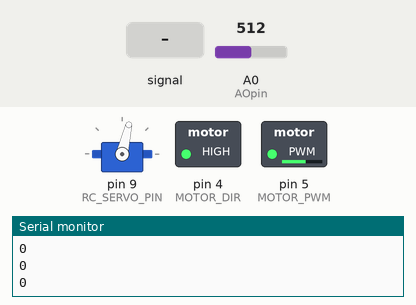
This sketch was run on a simulated Arduino Uno, built with avr-gcc and run on an emulated ATmega328P. Parts: servo, switched loads named in the sketch (green lamp = pin HIGH), the last lines printed to the serial monitor. Inputs (shaded band) come from the test bench; at power-on: A0 (AOpin) = 512. Pins used as bus, display or sensor lines are not drawn.

Above: at 1.2 s.
1.3 s: A0 (AOpin) fed a 200 Hz sine of ±81 counts around its level
At 1.37 s:
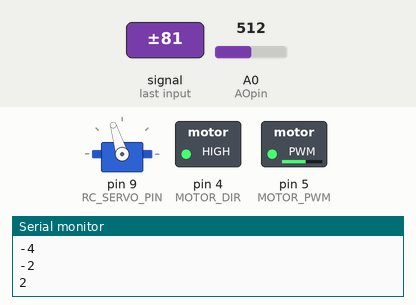
4.3 s: A0 (AOpin) set to 122
5.8 s: A0 (AOpin) set to 17
7.3 s: A0 (AOpin) set to 13
At 7.7 s:
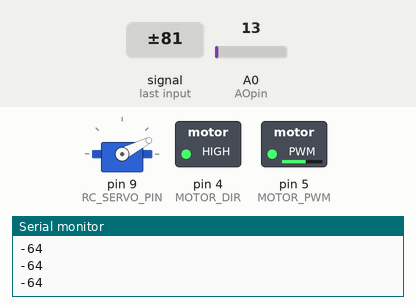
8.8 s: A0 (AOpin) set to 70
At 9.5 s:
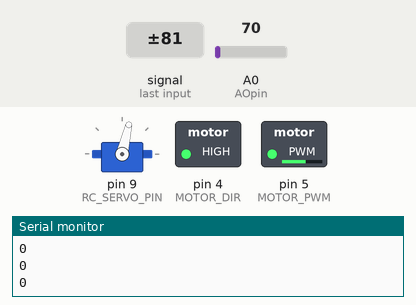
Timing chart, 0 to 11.3 s (numbered marks = the images above; inputs shaded):
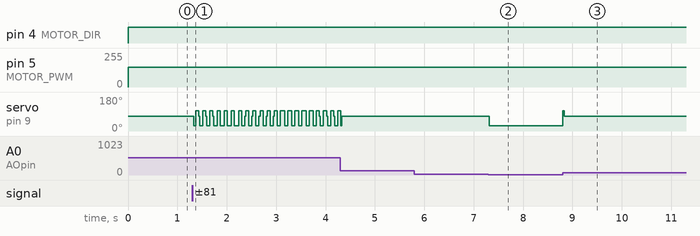

Measured:
- the behaviour switches between 16 and 15 on A0 (AOpin) (found by bisection; images 1 and 2)
- after the input at 7.3 s, servo on pin 9 (RC_SERVO_PIN): 77° → 27° at once
- after the input at 8.8 s, servo on pin 9 (RC_SERVO_PIN): 27° → 77° at once

The sketch:

line_tracer.ino
```cpp
#define AOpin  A0
#define SIpin  12
#define CLKpin 13

#define NPIXELS 128  // No. of pixels in array

byte Pixel[NPIXELS]; // Field for measured values <0-255>

int LineSensor_Data[NPIXELS];           // line sensor data(original)
int LineSensor_Data_Adaption[NPIXELS];  // line sensor data(modified)
int MAX_LineSensor_Data[NPIXELS];       // Max value of sensor
int MIN_LineSensor_Data[NPIXELS];       // Min value of sensor
int flag_line_adapation;          // flag to check line sensor adpation

#define FASTADC 1
// defines for setting and clearing register bits
#define cbi(sfr, bit) (_SFR_BYTE(sfr) &= ~_BV(bit))
#define sbi(sfr, bit) (_SFR_BYTE(sfr) |= _BV(bit))

////////////// DC Motor Control ///////////////
#define MOTOR_DIR 4
#define MOTOR_PWM 5

int Motor_Speed=0;
#define NORMAL_SPEED 100
#define SLOW_SPEED 70

void motor_control(int direction, int speed)
{
  digitalWrite(MOTOR_DIR, direction);
  analogWrite(MOTOR_PWM, speed);
}
////////////// DC Motor Control ///////////////

////////////// Steering Servo Control ///////////////
#include <Servo.h>
#define RC_SERVO_PIN 9
#define NEURAL_ANGLE 77
#define LEFT_STEER_ANGLE -50
#define RIGHT_STEER_ANGLE 30

Servo Steeringservo;
int Steering_Angle = NEURAL_ANGLE;

void steering_control(int steer_angle)
{
  if(steer_angle>=RIGHT_STEER_ANGLE) steer_angle = RIGHT_STEER_ANGLE;
  if(steer_angle<=LEFT_STEER_ANGLE) steer_angle = LEFT_STEER_ANGLE;
  Steeringservo.write(NEURAL_ANGLE + steer_angle);
}
////////////// Steering Servo Control ///////////////

#define threshold_value 60

void threshold(void)
{
  int i;
  for (i = 0; i < NPIXELS; i++)
  {
    if((byte)Pixel[i] >= threshold_value)
    {
      LineSensor_Data_Adaption[i] = 255;
    }
    else
    {
      LineSensor_Data_Adaption[i] = 0;
    }
  }
}

int steer_data = 0;
int steering_by_camera(void)
{
  int i;
  long sum = 0;
  long x_sum = 0;

  for(i=0; i<NPIXELS; i++)
  {
    sum += LineSensor_Data_Adaption[i];
    x_sum += LineSensor_Data_Adaption[i]* i;
  }
  steer_data = (x_sum/sum) - NPIXELS/2 + 1;
  //steering_control(steer_data*1.3);

  Serial.println(steer_data);

  return steer_data;
}

void line_adaptation(void)
{
  int i;
  for (i = 0; i < NPIXELS; i++)
  {
    if (LineSensor_Data[i] >= MAX_LineSensor_Data[i])  MAX_LineSensor_Data[i] = LineSensor_Data[i];
    if (LineSensor_Data[i] <= MIN_LineSensor_Data[i])  MIN_LineSensor_Data[i] = LineSensor_Data[i];
  }
}
void read_line_sensor(void)
{
  int i;

  delayMicroseconds (1);  /* Integration time in microseconds */
  delay(10);              /* Integration time in miliseconds  */

  digitalWrite (CLKpin, LOW);
  digitalWrite (SIpin, HIGH);
  digitalWrite (CLKpin, HIGH);
  digitalWrite (SIpin, LOW);

  delayMicroseconds (1);

  for (i = 0; i < NPIXELS; i++) {
    Pixel[i] = analogRead (AOpin) / 4 ; // 8-bit is enough
    digitalWrite (CLKpin, LOW);
    delayMicroseconds (1);
    digitalWrite (CLKpin, HIGH);
  }

  for (i = 0; i < NPIXELS; i++)
  {
    LineSensor_Data_Adaption[i] = map(Pixel[i], MIN_LineSensor_Data[i], MAX_LineSensor_Data[i], 0, 256);
  }
}


void line_tracer()
{
  int re;
  re=steering_by_camera();
  motor_control(1, 150);

  if(re == 0)
  {
    steering_control(0);
  }
  else if(re > 0)
  {
    steering_control(RIGHT_STEER_ANGLE);
  }
  else if(re < 0)
  {
    steering_control(LEFT_STEER_ANGLE);
  }
}

void setup()
{
  // put your setup code here, to run once:
  int i;

  for (i = 0; i < NPIXELS; i++)
  {
    LineSensor_Data[i] = 0;
    LineSensor_Data_Adaption[i] = 0;
    MAX_LineSensor_Data[i] = 1023; //0;
    MIN_LineSensor_Data[i] = 0; //1023;
  }

  pinMode(SIpin, OUTPUT);
  pinMode(CLKpin, OUTPUT);

  digitalWrite(SIpin, LOW);   // IDLE state
  digitalWrite(CLKpin, LOW);  // IDLE state

#if FASTADC
  sbi(ADCSRA, ADPS2);
  cbi(ADCSRA, ADPS1);
  cbi(ADCSRA, ADPS0);
#endif

  flag_line_adapation = 0;

  Steeringservo.attach(RC_SERVO_PIN);
  Steeringservo.write(NEURAL_ANGLE);
  pinMode(MOTOR_DIR, OUTPUT);
  pinMode(MOTOR_PWM, OUTPUT);

  Serial.begin(115200);
}

void loop()
{
  motor_control(1, 150);
  line_adaptation();
  read_line_sensor();
  line_tracer();
}
```
